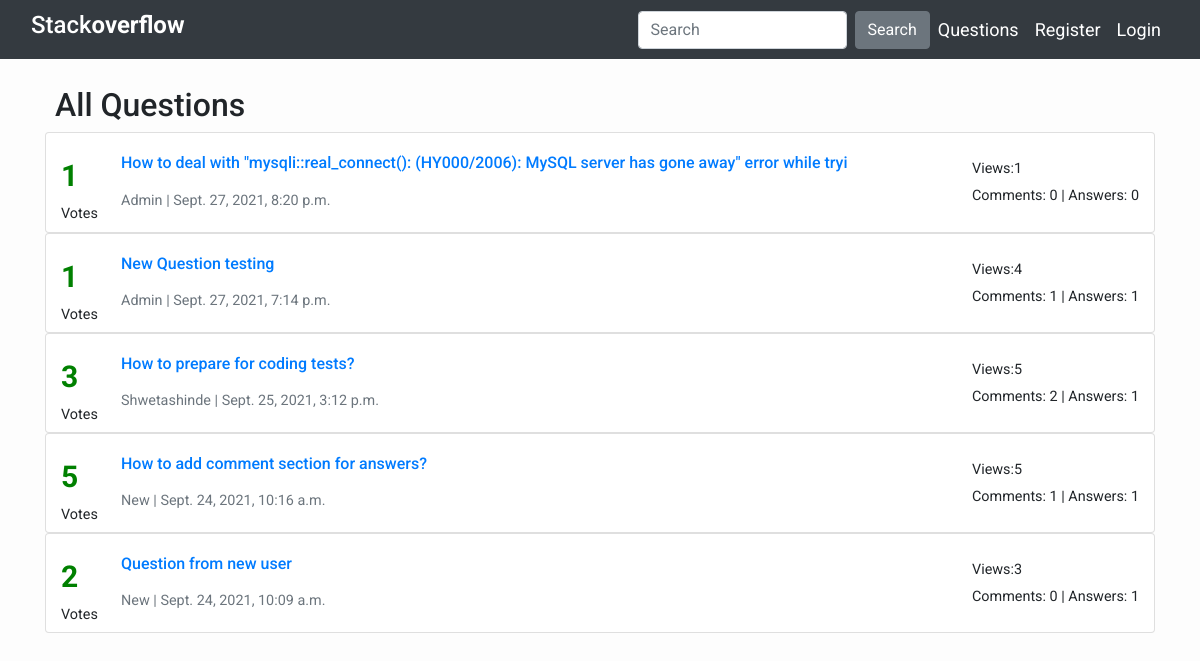
The page / on the database its author committed.
### Post/models.py (models this page shows, shortened)
class question(models.Model):
    Que_text = models.TextField()
    Que_author = models.ForeignKey(User, on_delete= models.CASCADE)
    Que_created_on = models.DateTimeField(auto_now_add=True)
    Upvotes_Que = models.ManyToManyField(User,related_name = 'Qupvotes', null=True, blank=True)
    Views = models.ManyToManyField(User,related_name = 'Qviews', null=True, blank=True)
    tags = models.CharField(max_length=100, choices=TagOptions, default='other')
    class Meta:
        ordering = ['-Que_created_on']

### Post/views.py (the view)
# urls.py: path('', views.QuestionList, name='home'),
def QuestionList(request):
    questions = question.objects.all()
    context ={
        'question_list': questions,
    }
    return render(request, "home.html", context)

### Post/templates/home.html (shortened to what this page needs)
{% extends "base.html" %}
{% block content %}
<br>
<div class="container">
    <h2 class="centre"> All Questions </h2>
    <div class="slider">
        {% for question in question_list %}
        <div class="card">
            <div class="card-body">
                <div class="row" style="position: relative;">
                    <div style="position: absolute;left:10px;">
                        <span style="color: green; font-size: 30px; font-weight:bold;">{{question.Upvotes_Que.count}}</span><br>
                        <small>Votes</small>
                    </div>
                    <div style="padding-left:70px;">
                        <a href="{% url 'detail' question.id %}"><h6 class="card-title">{{question.Que_text|slice:":100" }}</h6></a>
                        <small class="card-subtitle mb-2 text-muted">{{ question.Que_author }} | {{ question.Que_created_on}}</small>
                    </div>
                    <div style="position: absolute;right:10px;"><small>Views:{{question.Views.count}}<br>
                        Comments: {{question.comments.all.count}} |
                        Answers: {{question.answers.all.count}}</small>
                    </div>
                </div>
            </div>
          </div>
        {% endfor %}
    </div>
</div>
{% endblock %}

### Post/templates/home.html (style rules this page uses)
body { font-family: "Roboto", sans-serif; font-size: 18px; background-color: #fdfdfd; }
.centre { text-align: left; padding-left: 10px; }

### rows shown on the page
question: Upvotes_Que.count "1", Que_text "How to deal with \"mysqli::real_connect(): (HY000/2006): MySQL server has gone away\" error while tryi", Que_author "Admin", Que_created_on "Sept. 27, 2021, 8:20 p.m.", Views.count "1", comments.all.count "0", answers.all.count "0"
question: Upvotes_Que.count "1", Que_text "New Question testing", Que_author "Admin", Que_created_on "Sept. 27, 2021, 7:14 p.m.", Views.count "4", comments.all.count "1", answers.all.count "1"
question: Upvotes_Que.count "3", Que_text "How to prepare for coding tests?", Que_author "Shwetashinde", Que_created_on "Sept. 25, 2021, 3:12 p.m.", Views.count "5", comments.all.count "2", answers.all.count "1"
question: Upvotes_Que.count "5", Que_text "How to add comment section for answers?", Que_author "New", Que_created_on "Sept. 24, 2021, 10:16 a.m.", Views.count "5", comments.all.count "1", answers.all.count "1"
question: Upvotes_Que.count "2", Que_text "Question from new user", Que_author "New", Que_created_on "Sept. 24, 2021, 10:09 a.m.", Views.count "3", comments.all.count "0", answers.all.count "1"
